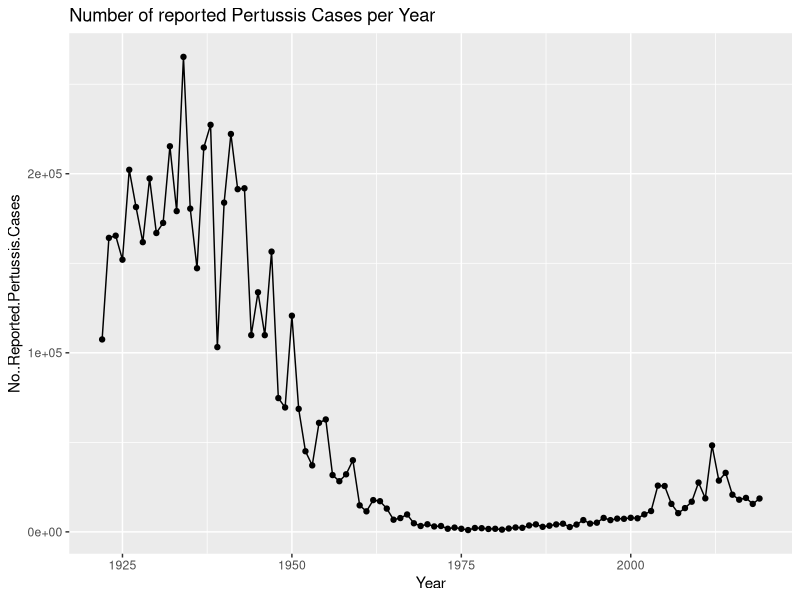
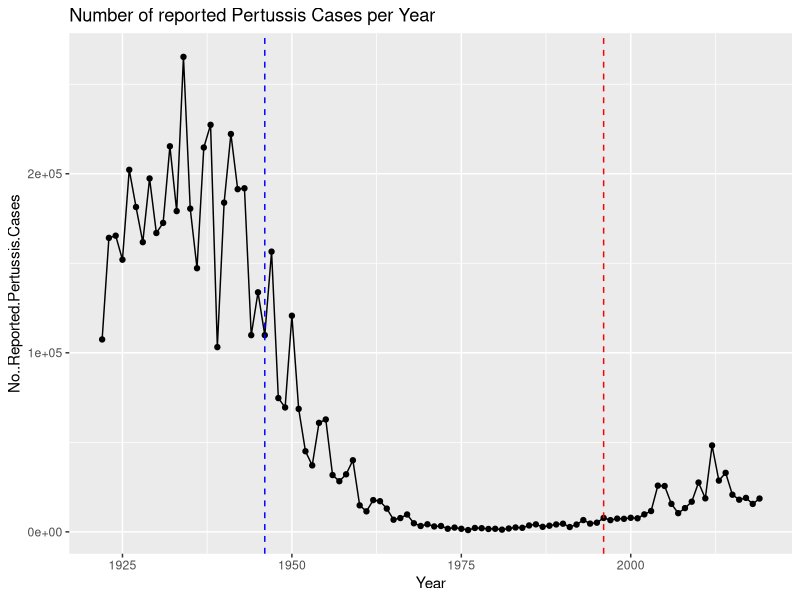

The R source for these figures, in order: (Note: this script raises an error after producing the figures.)
## ---- chunk 1
cdc <- data.frame(
                          Year = c(1922L,
                                   1923L,1924L,1925L,1926L,1927L,1928L,
                                   1929L,1930L,1931L,1932L,1933L,1934L,1935L,
                                   1936L,1937L,1938L,1939L,1940L,1941L,
                                   1942L,1943L,1944L,1945L,1946L,1947L,1948L,
                                   1949L,1950L,1951L,1952L,1953L,1954L,
                                   1955L,1956L,1957L,1958L,1959L,1960L,
                                   1961L,1962L,1963L,1964L,1965L,1966L,1967L,
                                   1968L,1969L,1970L,1971L,1972L,1973L,
                                   1974L,1975L,1976L,1977L,1978L,1979L,1980L,
                                   1981L,1982L,1983L,1984L,1985L,1986L,
                                   1987L,1988L,1989L,1990L,1991L,1992L,1993L,
                                   1994L,1995L,1996L,1997L,1998L,1999L,
                                   2000L,2001L,2002L,2003L,2004L,2005L,
                                   2006L,2007L,2008L,2009L,2010L,2011L,2012L,
                                   2013L,2014L,2015L,2016L,2017L,2018L,
                                   2019L),
  No..Reported.Pertussis.Cases = c(107473,
                                   164191,165418,152003,202210,181411,
                                   161799,197371,166914,172559,215343,179135,
                                   265269,180518,147237,214652,227319,103188,
                                   183866,222202,191383,191890,109873,
                                   133792,109860,156517,74715,69479,120718,
                                   68687,45030,37129,60886,62786,31732,28295,
                                   32148,40005,14809,11468,17749,17135,
                                   13005,6799,7717,9718,4810,3285,4249,
                                   3036,3287,1759,2402,1738,1010,2177,2063,
                                   1623,1730,1248,1895,2463,2276,3589,
                                   4195,2823,3450,4157,4570,2719,4083,6586,
                                   4617,5137,7796,6564,7405,7298,7867,
                                   7580,9771,11647,25827,25616,15632,10454,
                                   13278,16858,27550,18719,48277,28639,
                                   32971,20762,17972,18975,15609,18617)
)
## ---- chunk 2
library(ggplot2)

baseplot <- ggplot(cdc) +
  aes(x=Year, y=No..Reported.Pertussis.Cases) +
  geom_point() +
  geom_line() +
  labs(title="Number of reported Pertussis Cases per Year")
baseplot
## ---- chunk 3
baseplot + 
  geom_vline(xintercept = 1946,
                      linetype = 2,
                      color = "blue") +
  geom_vline(xintercept = 1996,
                      linetype = 2,
                      color = "red")
## ---- chunk 4
# Allows us to read, write and process JSON data
library(jsonlite)
## ---- chunk 5
subject <- read_json("https://www.cmi-pb.org/api/subject", simplifyVector = TRUE) 
## ---- chunk 6
head(subject, 3)
## ---- chunk 7
table(subject$infancy_vac)
## ---- chunk 8
table(subject$biological_sex)
## ---- chunk 9
table(subject$biological_sex, subject$race) 
## ---- chunk 10
library(lubridate)
## ---- chunk 11
today()
## ---- chunk 12
today() - ymd("2000-01-01")
## ---- chunk 13
time_length( today() - ymd("2000-01-01"),  "years")
## ---- chunk 14
# Use todays date to calculate age in days
subject$age <- today() - ymd(subject$year_of_birth)
## ---- chunk 15
library(dplyr)

ap <- subject %>% filter(infancy_vac == "aP")
round( summary( time_length( ap$age, "years" ) ) )
## ---- chunk 16
# wP
wp <- subject %>% filter(infancy_vac == "wP")
round( summary( time_length( wp$age, "years" ) ) )
## ---- chunk 17
int <- ymd(subject$date_of_boost) - ymd(subject$year_of_birth)
age_at_boost <- time_length(int, "year")
head(age_at_boost)
## ---- chunk 18
ggplot(subject) +
  aes(time_length(age, "year"),
      fill=as.factor(infancy_vac)) +
  geom_histogram(show.legend=FALSE) +
  facet_wrap(vars(infancy_vac), nrow=2) 
## ---- chunk 19
# Or use wilcox.test() 
x <- t.test(time_length( wp$age, "years" ),
       time_length( ap$age, "years" ))

x$p.value
## ---- chunk 20
# Complete the API URLs...
specimen <- read_json("https://www.cmi-pb.org/api/specimen", simplifyVector = TRUE) 
titer <- read_json("https://www.cmi-pb.org/api/ab_titer", simplifyVector = TRUE) 
head(specimen)
head(titer)
## ---- chunk 21
meta <- inner_join(specimen, subject)
dim(meta)
## ---- chunk 22
abdata <- inner_join(titer, meta)
dim(abdata)
## ---- chunk 23
table(abdata$isotype)
## ---- chunk 24
table(abdata$visit)
## ---- chunk 25
ig1 <- abdata %>% filter(isotype == "IgG1", visit!=8)
head(ig1)
## ---- chunk 26
ggplot(ig1) +
  aes(MFI, antigen) +
  geom_boxplot() +
  facet_wrap(vars(visit), nrow=2)
## ---- chunk 27
ggplot(ig1) +
  aes(MFI, antigen, col=infancy_vac ) +
  geom_boxplot(show.legend = FALSE) + 
  facet_wrap(vars(visit), nrow=2) +
  theme_bw()
## ---- chunk 28
ggplot(ig1) +
  aes(MFI, antigen, col=infancy_vac ) +
  geom_boxplot(show.legend = FALSE) + 
  facet_wrap(vars(infancy_vac, visit), nrow=2)
